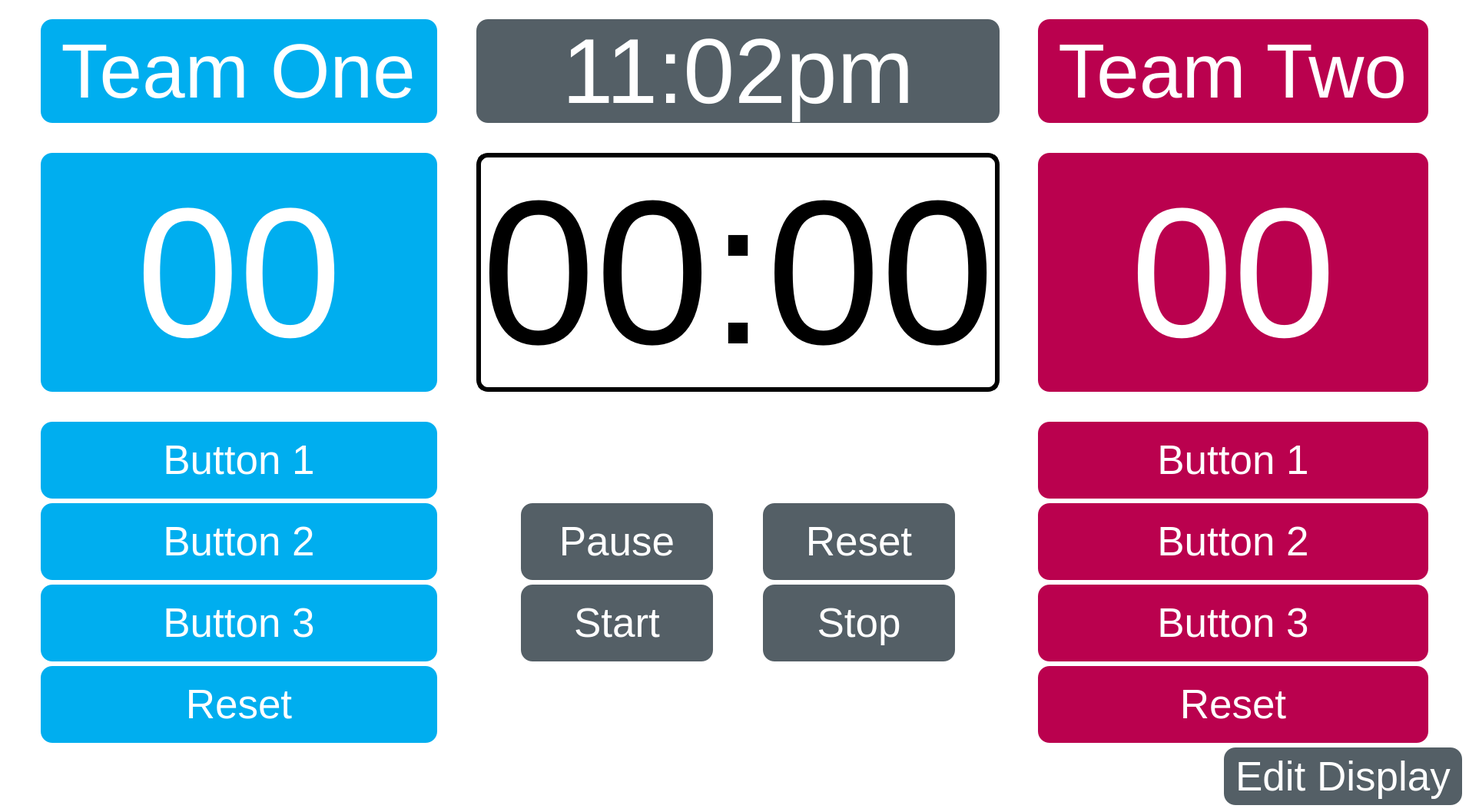
<?xml version="1.0" encoding="UTF-8"?>
<ui version="4.0">
 <class>MainWindow</class>
 <widget class="QMainWindow" name="MainWindow">
  <property name="geometry">
   <rect>
    <x>0</x>
    <y>0</y>
    <width>1912</width>
    <height>1057</height>
   </rect>
  </property>
  <property name="windowTitle">
   <string>MainWindow</string>
  </property>
  <property name="styleSheet">
   <string notr="true">background-color: #FFFFFF;
</string>
  </property>
  <widget class="QWidget" name="centralwidget">
   <layout class="QVBoxLayout" name="verticalLayout">
    <item>
     <layout class="QGridLayout" name="gridLayout_2">
      <item row="4" column="4">
       <spacer name="horizontalSpacer_2">
        <property name="orientation">
         <enum>Qt::Horizontal</enum>
        </property>
        <property name="sizeHint" stdset="0">
         <size>
          <width>40</width>
          <height>20</height>
         </size>
        </property>
       </spacer>
      </item>
      <item row="5" column="3">
       <spacer name="verticalSpacer_4">
        <property name="orientation">
         <enum>Qt::Vertical</enum>
        </property>
        <property name="sizeHint" stdset="0">
         <size>
          <width>20</width>
          <height>40</height>
         </size>
        </property>
       </spacer>
      </item>
      <item row="6" column="3">
       <spacer name="verticalSpacer_5">
        <property name="orientation">
         <enum>Qt::Vertical</enum>
        </property>
        <property name="sizeHint" stdset="0">
         <size>
          <width>20</width>
          <height>40</height>
         </size>
        </property>
       </spacer>
      </item>
      <item row="2" column="3">
       <spacer name="verticalSpacer_2">
        <property name="orientation">
         <enum>Qt::Vertical</enum>
        </property>
        <property name="sizeHint" stdset="0">
         <size>
          <width>20</width>
          <height>40</height>
         </size>
        </property>
       </spacer>
      </item>
      <item row="3" column="3">
       <spacer name="verticalSpacer_3">
        <property name="orientation">
         <enum>Qt::Vertical</enum>
        </property>
        <property name="sizeHint" stdset="0">
         <size>
          <width>20</width>
          <height>40</height>
         </size>
        </property>
       </spacer>
      </item>
      <item row="4" column="3">
       <widget class="QLabel" name="label_timer">
        <property name="font">
         <font>
          <pointsize>240</pointsize>
         </font>
        </property>
        <property name="styleSheet">
         <string notr="true">background-color: #FFFFFF;
border: 6px solid black;
border-radius: 15

</string>
        </property>
        <property name="text">
         <string>00:00</string>
        </property>
        <property name="alignment">
         <set>Qt::AlignCenter</set>
        </property>
       </widget>
      </item>
      <item row="1" column="5">
       <widget class="QLabel" name="label_team_two">
        <property name="font">
         <font>
          <pointsize>75</pointsize>
         </font>
        </property>
        <property name="styleSheet">
         <string notr="true">background-color: #ba014e;
color: #FFFFFF;
border-radius: 15
</string>
        </property>
        <property name="text">
         <string> Team Two </string>
        </property>
        <property name="alignment">
         <set>Qt::AlignCenter</set>
        </property>
       </widget>
      </item>
      <item row="4" column="5">
       <widget class="QLabel" name="label_team_two_score">
        <property name="font">
         <font>
          <pointsize>180</pointsize>
         </font>
        </property>
        <property name="styleSheet">
         <string notr="true">background-color: #ba014e;
color: #FFFFFF;
border-radius: 15</string>
        </property>
        <property name="text">
         <string>00</string>
        </property>
        <property name="alignment">
         <set>Qt::AlignCenter</set>
        </property>
       </widget>
      </item>
      <item row="1" column="1">
       <widget class="QLabel" name="label_team_one">
        <property name="font">
         <font>
          <pointsize>75</pointsize>
         </font>
        </property>
        <property name="styleSheet">
         <string notr="true">background-color: #00aeef;
color:#FFFFFF;
border-radius: 15</string>
        </property>
        <property name="text">
         <string> Team One </string>
        </property>
        <property name="alignment">
         <set>Qt::AlignCenter</set>
        </property>
       </widget>
      </item>
      <item row="10" column="1">
       <widget class="QPushButton" name="pushButton_team_one_reset">
        <property name="minimumSize">
         <size>
          <width>0</width>
          <height>100</height>
         </size>
        </property>
        <property name="font">
         <font>
          <pointsize>40</pointsize>
         </font>
        </property>
        <property name="styleSheet">
         <string notr="true">background-color: #00aeef;
color:#FFFFFF;
border-radius: 15</string>
        </property>
        <property name="text">
         <string>Reset</string>
        </property>
       </widget>
      </item>
      <item row="7" column="1">
       <widget class="QPushButton" name="pushButton_t1_b1">
        <property name="minimumSize">
         <size>
          <width>0</width>
          <height>100</height>
         </size>
        </property>
        <property name="font">
         <font>
          <pointsize>40</pointsize>
         </font>
        </property>
        <property name="styleSheet">
         <string notr="true">background-color: #00aeef;
color:#FFFFFF;
border-radius: 15</string>
        </property>
        <property name="text">
         <string>Button 1</string>
        </property>
       </widget>
      </item>
      <item row="4" column="1">
       <widget class="QLabel" name="label_team_one_score">
        <property name="font">
         <font>
          <pointsize>180</pointsize>
         </font>
        </property>
        <property name="styleSheet">
         <string notr="true">background-color: #00aeef;
color:#FFFFFF;
border-radius: 15</string>
        </property>
        <property name="text">
         <string>00</string>
        </property>
        <property name="alignment">
         <set>Qt::AlignCenter</set>
        </property>
       </widget>
      </item>
      <item row="1" column="3">
       <widget class="QLabel" name="label_clock">
        <property name="font">
         <font>
          <pointsize>90</pointsize>
         </font>
        </property>
        <property name="styleSheet">
         <string notr="true">background-color: #545f66;
color: #FFFFFF;
border-radius: 15</string>
        </property>
        <property name="text">
         <string>11:02pm</string>
        </property>
        <property name="alignment">
         <set>Qt::AlignCenter</set>
        </property>
       </widget>
      </item>
      <item row="1" column="0">
       <spacer name="horizontalSpacer_11">
        <property name="orientation">
         <enum>Qt::Horizontal</enum>
        </property>
        <property name="sizeHint" stdset="0">
         <size>
          <width>40</width>
          <height>20</height>
         </size>
        </property>
       </spacer>
      </item>
      <item row="8" column="5">
       <layout class="QGridLayout" name="gridLayout_5">
        <item row="0" column="1">
         <widget class="QPushButton" name="pushButton_t2_b2">
          <property name="minimumSize">
           <size>
            <width>0</width>
            <height>100</height>
           </size>
          </property>
          <property name="font">
           <font>
            <pointsize>40</pointsize>
           </font>
          </property>
          <property name="styleSheet">
           <string notr="true">background-color: #ba014e;
color: #FFFFFF;
border-radius: 15</string>
          </property>
          <property name="text">
           <string>Button 2</string>
          </property>
         </widget>
        </item>
       </layout>
      </item>
      <item row="1" column="6">
       <spacer name="horizontalSpacer_12">
        <property name="orientation">
         <enum>Qt::Horizontal</enum>
        </property>
        <property name="sizeHint" stdset="0">
         <size>
          <width>40</width>
          <height>20</height>
         </size>
        </property>
       </spacer>
      </item>
      <item row="8" column="1">
       <layout class="QGridLayout" name="gridLayout_4">
        <item row="0" column="1">
         <widget class="QPushButton" name="pushButton_t1_b2">
          <property name="minimumSize">
           <size>
            <width>0</width>
            <height>100</height>
           </size>
          </property>
          <property name="font">
           <font>
            <pointsize>40</pointsize>
           </font>
          </property>
          <property name="styleSheet">
           <string notr="true">background-color: #00aeef;
color:#FFFFFF;
border-radius: 15</string>
          </property>
          <property name="text">
           <string>Button 2</string>
          </property>
         </widget>
        </item>
       </layout>
      </item>
      <item row="8" column="3">
       <layout class="QGridLayout" name="gridLayout_6">
        <item row="0" column="1">
         <widget class="QPushButton" name="pushButton_pause">
          <property name="minimumSize">
           <size>
            <width>250</width>
            <height>100</height>
           </size>
          </property>
          <property name="font">
           <font>
            <pointsize>40</pointsize>
           </font>
          </property>
          <property name="styleSheet">
           <string notr="true">background-color: #545f66;
color: #FFFFFF;
border-radius: 15</string>
          </property>
          <property name="text">
           <string> Pause </string>
          </property>
         </widget>
        </item>
        <item row="0" column="4">
         <spacer name="horizontalSpacer_7">
          <property name="orientation">
           <enum>Qt::Horizontal</enum>
          </property>
          <property name="sizeHint" stdset="0">
           <size>
            <width>40</width>
            <height>20</height>
           </size>
          </property>
         </spacer>
        </item>
        <item row="0" column="2">
         <spacer name="horizontalSpacer_5">
          <property name="orientation">
           <enum>Qt::Horizontal</enum>
          </property>
          <property name="sizeHint" stdset="0">
           <size>
            <width>40</width>
            <height>20</height>
           </size>
          </property>
         </spacer>
        </item>
        <item row="0" column="3">
         <widget class="QPushButton" name="pushButton_reset">
          <property name="minimumSize">
           <size>
            <width>250</width>
            <height>100</height>
           </size>
          </property>
          <property name="font">
           <font>
            <pointsize>40</pointsize>
           </font>
          </property>
          <property name="styleSheet">
           <string notr="true">background-color: #545f66;
color: #FFFFFF;
border-radius: 15</string>
          </property>
          <property name="text">
           <string> Reset </string>
          </property>
         </widget>
        </item>
        <item row="0" column="0">
         <spacer name="horizontalSpacer_9">
          <property name="orientation">
           <enum>Qt::Horizontal</enum>
          </property>
          <property name="sizeHint" stdset="0">
           <size>
            <width>40</width>
            <height>20</height>
           </size>
          </property>
         </spacer>
        </item>
       </layout>
      </item>
      <item row="10" column="5">
       <widget class="QPushButton" name="pushButton_team_two_reset">
        <property name="minimumSize">
         <size>
          <width>0</width>
          <height>100</height>
         </size>
        </property>
        <property name="font">
         <font>
          <pointsize>40</pointsize>
         </font>
        </property>
        <property name="styleSheet">
         <string notr="true">background-color: #ba014e;
color: #FFFFFF;
border-radius: 15</string>
        </property>
        <property name="text">
         <string>Reset</string>
        </property>
       </widget>
      </item>
      <item row="4" column="2">
       <spacer name="horizontalSpacer">
        <property name="orientation">
         <enum>Qt::Horizontal</enum>
        </property>
        <property name="sizeHint" stdset="0">
         <size>
          <width>40</width>
          <height>20</height>
         </size>
        </property>
       </spacer>
      </item>
      <item row="7" column="5">
       <widget class="QPushButton" name="pushButton_t2_b1">
        <property name="minimumSize">
         <size>
          <width>0</width>
          <height>100</height>
         </size>
        </property>
        <property name="font">
         <font>
          <pointsize>40</pointsize>
         </font>
        </property>
        <property name="styleSheet">
         <string notr="true">background-color: #ba014e;
color: #FFFFFF;
border-radius: 15</string>
        </property>
        <property name="text">
         <string>Button 1</string>
        </property>
       </widget>
      </item>
      <item row="9" column="1">
       <widget class="QPushButton" name="pushButton_t1_b3">
        <property name="minimumSize">
         <size>
          <width>0</width>
          <height>100</height>
         </size>
        </property>
        <property name="font">
         <font>
          <pointsize>40</pointsize>
         </font>
        </property>
        <property name="styleSheet">
         <string notr="true">background-color: #00aeef;
color:#FFFFFF;
border-radius: 15</string>
        </property>
        <property name="text">
         <string>Button 3</string>
        </property>
       </widget>
      </item>
      <item row="9" column="5">
       <widget class="QPushButton" name="pushButton_t2_b3">
        <property name="minimumSize">
         <size>
          <width>0</width>
          <height>100</height>
         </size>
        </property>
        <property name="font">
         <font>
          <pointsize>40</pointsize>
         </font>
        </property>
        <property name="styleSheet">
         <string notr="true">background-color: #ba014e;
color: #FFFFFF;
border-radius: 15</string>
        </property>
        <property name="text">
         <string>Button 3</string>
        </property>
       </widget>
      </item>
      <item row="0" column="3">
       <spacer name="verticalSpacer_7">
        <property name="orientation">
         <enum>Qt::Vertical</enum>
        </property>
        <property name="sizeHint" stdset="0">
         <size>
          <width>20</width>
          <height>40</height>
         </size>
        </property>
       </spacer>
      </item>
      <item row="7" column="3">
       <spacer name="verticalSpacer_6">
        <property name="orientation">
         <enum>Qt::Vertical</enum>
        </property>
        <property name="sizeHint" stdset="0">
         <size>
          <width>20</width>
          <height>40</height>
         </size>
        </property>
       </spacer>
      </item>
      <item row="9" column="3">
       <layout class="QGridLayout" name="gridLayout">
        <item row="0" column="4">
         <spacer name="horizontalSpacer_8">
          <property name="orientation">
           <enum>Qt::Horizontal</enum>
          </property>
          <property name="sizeHint" stdset="0">
           <size>
            <width>40</width>
            <height>20</height>
           </size>
          </property>
         </spacer>
        </item>
        <item row="0" column="2">
         <spacer name="horizontalSpacer_6">
          <property name="orientation">
           <enum>Qt::Horizontal</enum>
          </property>
          <property name="sizeHint" stdset="0">
           <size>
            <width>40</width>
            <height>20</height>
           </size>
          </property>
         </spacer>
        </item>
        <item row="0" column="3">
         <widget class="QPushButton" name="pushButton_stop">
          <property name="minimumSize">
           <size>
            <width>250</width>
            <height>100</height>
           </size>
          </property>
          <property name="font">
           <font>
            <pointsize>40</pointsize>
           </font>
          </property>
          <property name="styleSheet">
           <string notr="true">background-color: #545f66;
color: #FFFFFF;
border-radius: 15</string>
          </property>
          <property name="text">
           <string> Stop </string>
          </property>
         </widget>
        </item>
        <item row="0" column="1">
         <widget class="QPushButton" name="pushButton_start">
          <property name="minimumSize">
           <size>
            <width>250</width>
            <height>100</height>
           </size>
          </property>
          <property name="font">
           <font>
            <pointsize>40</pointsize>
           </font>
          </property>
          <property name="styleSheet">
           <string notr="true">background-color: #545f66;
color: #FFFFFF;
border-radius: 15</string>
          </property>
          <property name="text">
           <string> Start </string>
          </property>
         </widget>
        </item>
        <item row="0" column="0">
         <spacer name="horizontalSpacer_10">
          <property name="orientation">
           <enum>Qt::Horizontal</enum>
          </property>
          <property name="sizeHint" stdset="0">
           <size>
            <width>40</width>
            <height>20</height>
           </size>
          </property>
         </spacer>
        </item>
       </layout>
      </item>
     </layout>
    </item>
    <item>
     <spacer name="verticalSpacer">
      <property name="orientation">
       <enum>Qt::Vertical</enum>
      </property>
      <property name="sizeHint" stdset="0">
       <size>
        <width>20</width>
        <height>40</height>
       </size>
      </property>
     </spacer>
    </item>
    <item>
     <layout class="QGridLayout" name="gridLayout_8">
      <item row="0" column="1">
       <widget class="QPushButton" name="pushButton_edit">
        <property name="minimumSize">
         <size>
          <width>0</width>
          <height>75</height>
         </size>
        </property>
        <property name="font">
         <font>
          <pointsize>40</pointsize>
         </font>
        </property>
        <property name="styleSheet">
         <string notr="true">background-color: #545f66;
color: #FFFFFF;
border-radius: 15</string>
        </property>
        <property name="text">
         <string> Edit Display </string>
        </property>
       </widget>
      </item>
      <item row="0" column="0">
       <spacer name="horizontalSpacer_13">
        <property name="orientation">
         <enum>Qt::Horizontal</enum>
        </property>
        <property name="sizeHint" stdset="0">
         <size>
          <width>40</width>
          <height>20</height>
         </size>
        </property>
       </spacer>
      </item>
     </layout>
    </item>
   </layout>
  </widget>
 </widget>
 <resources/>
 <connections/>
</ui>
